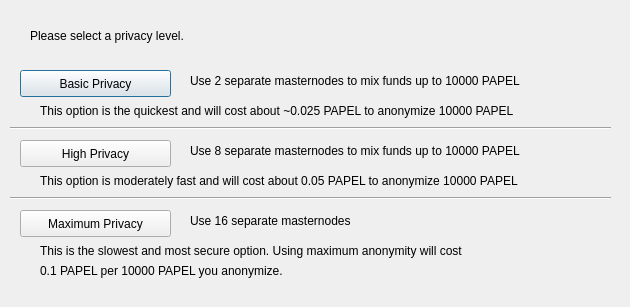
<?xml version="1.0" encoding="UTF-8"?>
<ui version="4.0">
 <class>DarksendConfig</class>
 <widget class="QDialog" name="DarksendConfig">
  <property name="geometry">
   <rect>
    <x>0</x>
    <y>0</y>
    <width>630</width>
    <height>307</height>
   </rect>
  </property>
  <property name="windowTitle">
   <string>Configure PrivateSend</string>
  </property>
  <widget class="QPushButton" name="buttonBasic">
   <property name="geometry">
    <rect>
     <x>20</x>
     <y>70</y>
     <width>151</width>
     <height>27</height>
    </rect>
   </property>
   <property name="text">
    <string>Basic Privacy</string>
   </property>
  </widget>
  <widget class="QPushButton" name="buttonHigh">
   <property name="geometry">
    <rect>
     <x>20</x>
     <y>140</y>
     <width>151</width>
     <height>27</height>
    </rect>
   </property>
   <property name="text">
    <string>High Privacy</string>
   </property>
  </widget>
  <widget class="QPushButton" name="buttonMax">
   <property name="geometry">
    <rect>
     <x>20</x>
     <y>210</y>
     <width>151</width>
     <height>27</height>
    </rect>
   </property>
   <property name="text">
    <string>Maximum Privacy</string>
   </property>
  </widget>
  <widget class="QLabel" name="label">
   <property name="geometry">
    <rect>
     <x>30</x>
     <y>20</y>
     <width>571</width>
     <height>31</height>
    </rect>
   </property>
   <property name="text">
    <string>Please select a privacy level.</string>
   </property>
  </widget>
  <widget class="QLabel" name="label_2">
   <property name="geometry">
    <rect>
     <x>190</x>
     <y>70</y>
     <width>421</width>
     <height>21</height>
    </rect>
   </property>
   <property name="text">
    <string>Use 2 separate masternodes to mix funds up to 10000 PAPEL</string>
   </property>
  </widget>
  <widget class="QLabel" name="label_3">
   <property name="geometry">
    <rect>
     <x>190</x>
     <y>140</y>
     <width>411</width>
     <height>21</height>
    </rect>
   </property>
   <property name="text">
    <string>Use 8 separate masternodes to mix funds up to 10000 PAPEL</string>
   </property>
  </widget>
  <widget class="QLabel" name="label_4">
   <property name="geometry">
    <rect>
     <x>190</x>
     <y>210</y>
     <width>421</width>
     <height>21</height>
    </rect>
   </property>
   <property name="text">
    <string>Use 16 separate masternodes</string>
   </property>
  </widget>
  <widget class="QLabel" name="label_6">
   <property name="geometry">
    <rect>
     <x>40</x>
     <y>100</y>
     <width>561</width>
     <height>21</height>
    </rect>
   </property>
   <property name="text">
    <string>This option is the quickest and will cost about ~0.025 PAPEL to anonymize 10000 PAPEL</string>
   </property>
  </widget>
  <widget class="QLabel" name="label_7">
   <property name="geometry">
    <rect>
     <x>40</x>
     <y>170</y>
     <width>561</width>
     <height>21</height>
    </rect>
   </property>
   <property name="text">
    <string>This option is moderately fast and will cost about 0.05 PAPEL to anonymize 10000 PAPEL</string>
   </property>
  </widget>
  <widget class="QLabel" name="label_8">
   <property name="geometry">
    <rect>
     <x>40</x>
     <y>240</y>
     <width>561</width>
     <height>21</height>
    </rect>
   </property>
   <property name="text">
    <string>This is the slowest and most secure option. Using maximum anonymity will cost</string>
   </property>
  </widget>
  <widget class="QLabel" name="label_9">
   <property name="geometry">
    <rect>
     <x>40</x>
     <y>260</y>
     <width>561</width>
     <height>21</height>
    </rect>
   </property>
   <property name="text">
    <string>0.1 PAPEL per 10000 PAPEL you anonymize.</string>
   </property>
  </widget>
  <widget class="Line" name="line">
   <property name="geometry">
    <rect>
     <x>10</x>
     <y>120</y>
     <width>601</width>
     <height>16</height>
    </rect>
   </property>
   <property name="orientation">
    <enum>Qt::Horizontal</enum>
   </property>
  </widget>
  <widget class="Line" name="line_2">
   <property name="geometry">
    <rect>
     <x>10</x>
     <y>190</y>
     <width>601</width>
     <height>16</height>
    </rect>
   </property>
   <property name="orientation">
    <enum>Qt::Horizontal</enum>
   </property>
  </widget>
 </widget>
 <resources/>
 <connections/>
</ui>
